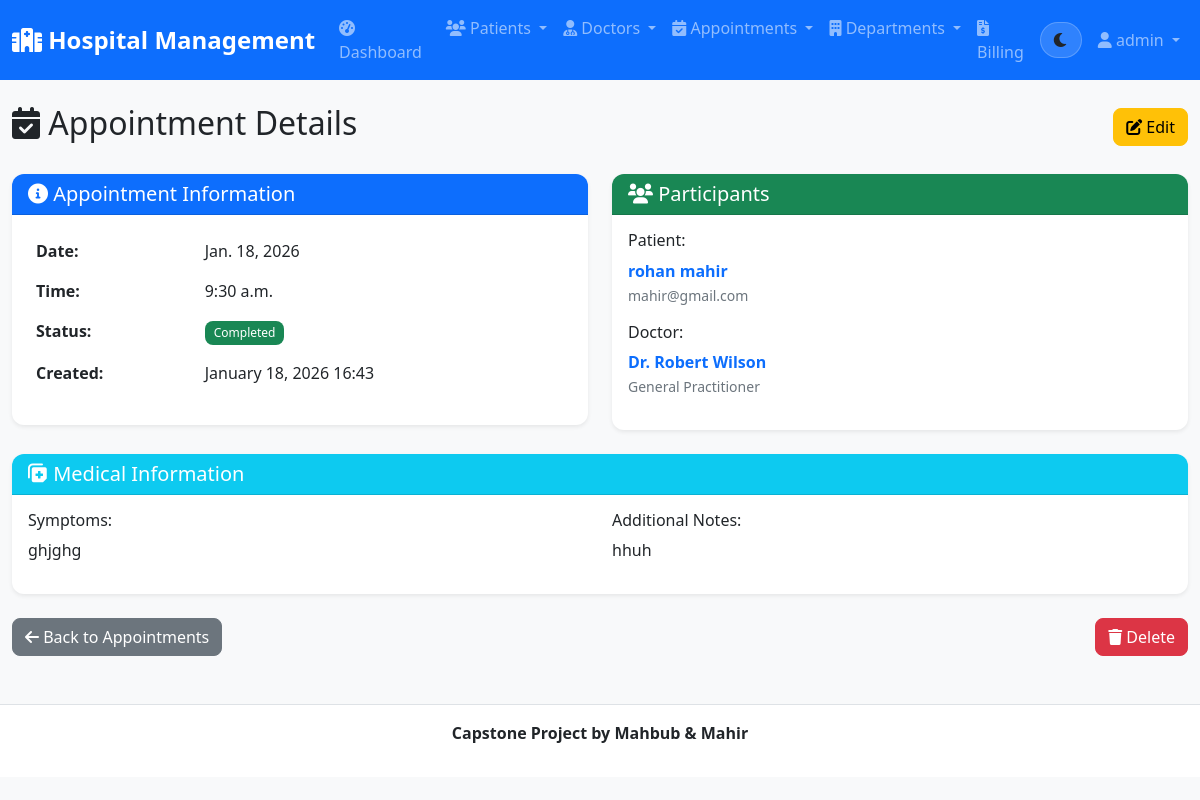
The app's page /appointments/23/ (signed in) with its own data.
### hospital_app/models.py (models this page shows, shortened)
class Appointment(models.Model):
    STATUS_CHOICES = [
        ('scheduled', 'Scheduled'),
        ('completed', 'Completed'),
        ('cancelled', 'Cancelled'),
        ('no_show', 'No Show'),
    ]
    patient = models.ForeignKey(Patient, on_delete=models.CASCADE, related_name='appointments')
    doctor = models.ForeignKey(Doctor, on_delete=models.CASCADE, related_name='appointments')
    date = models.DateField()
    time = models.TimeField()
    status = models.CharField(max_length=20, choices=STATUS_CHOICES, default='scheduled')
    symptoms = models.TextField(blank=True)
    notes = models.TextField(blank=True)
    created_at = models.DateTimeField(auto_now_add=True)
    updated_at = models.DateTimeField(auto_now=True)

class Patient(models.Model):
    GENDER_CHOICES = [
        ('M', 'Male'),
        ('F', 'Female'),
        ('O', 'Other'),
    ]
    BLOOD_TYPE_CHOICES = [
        ('A+', 'A+'),
        ('A-', 'A-'),
        ('B+', 'B+'),
        ('B-', 'B-'),
        ('AB+', 'AB+'),
        ('AB-', 'AB-'),
        ('O+', 'O+'),
        ('O-', 'O-'),
    ]
    first_name = models.CharField(max_length=50)
    last_name = models.CharField(max_length=50)
    email = models.EmailField(unique=True)
    phone = models.CharField(max_length=20)
    date_of_birth = models.DateField()
    gender = models.CharField(max_length=1, choices=GENDER_CHOICES)
    blood_type = models.CharField(max_length=3, choices=BLOOD_TYPE_CHOICES)
    address = models.TextField()
    emergency_contact = models.CharField(max_length=100)
    emergency_phone = models.CharField(max_length=20)
    medical_history = models.TextField(blank=True)
    allergies = models.TextField(blank=True)
    created_at = models.DateTimeField(auto_now_add=True)
    updated_at = models.DateTimeField(auto_now=True)
    @property
    def full_name(self):
        return f"{self.first_name} {self.last_name}"

class Doctor(models.Model):
    GENDER_CHOICES = [
        ('M', 'Male'),
        ('F', 'Female'),
        ('O', 'Other'),
    ]
    first_name = models.CharField(max_length=50)
    last_name = models.CharField(max_length=50)
    email = models.EmailField(unique=True)
    phone = models.CharField(max_length=20)
    specialization = models.CharField(max_length=100)
    department = models.ForeignKey(Department, on_delete=models.CASCADE, related_name='doctors')
    license_number = models.CharField(max_length=50, unique=True)
    gender = models.CharField(max_length=1, choices=GENDER_CHOICES)
    qualification = models.CharField(max_length=200)
    experience_years = models.PositiveIntegerField()
    consultation_fee = models.DecimalField(max_digits=10, decimal_places=2)
    available_days = models.CharField(max_length=100, help_text="e.g., Monday, Tuesday, Wednesday")
    available_time = models.CharField(max_length=100, help_text="e.g., 9:00 AM - 5:00 PM")
    created_at = models.DateTimeField(auto_now_add=True)
    updated_at = models.DateTimeField(auto_now=True)
    @property
    def full_name(self):
        return f"Dr. {self.first_name} {self.last_name}"

### hospital_app/views.py (the view)
# urls.py: path('appointments/<int:pk>/', views.appointment_detail, name='appointment_detail'),
@login_required
def appointment_detail(request, pk):
    appointment = get_object_or_404(Appointment, pk=pk)
    return render(request, 'hospital/appointment_detail.html', {'appointment': appointment})

### hospital/templates/hospital/appointment_detail.html (shortened to what this page needs)
{% extends 'base.html' %}
{% block content %}
<div class="d-flex justify-content-between align-items-center mb-4">
    <h2><i class="fas fa-calendar-check"></i> Appointment Details</h2>
    <div>
        <a href="{% url 'appointment_update' appointment.pk %}" class="btn btn-warning">
            <i class="fas fa-edit"></i> Edit
        </a>
    </div>
</div>
<div class="row">
    <div class="col-md-6">
        <div class="card">
            <div class="card-header bg-primary text-white">
                <h5 class="mb-0">
                    <i class="fas fa-info-circle"></i> Appointment Information
                </h5>
            </div>
            <div class="card-body">
                <table class="table table-borderless">
                    <tr>
                        <td><strong>Date:</strong></td>
                        <td>{{ appointment.date }}</td>
                    </tr>
                    <tr>
                        <td><strong>Time:</strong></td>
                        <td>{{ appointment.time }}</td>
                    </tr>
                    <tr>
                        <td><strong>Status:</strong></td>
                        <td>
                            <span class="badge bg-{{ appointment.status|yesno:'success,warning,danger,secondary' }}">
                                {{ appointment.get_status_display }}
                            </span>
                        </td>
                    </tr>
                    <tr>
                        <td><strong>Created:</strong></td>
                        <td>{{ appointment.created_at|date:"F d, Y H:i" }}</td>
                    </tr>
                </table>
            </div>
        </div>
    </div>
    <div class="col-md-6">
        <div class="card">
            <div class="card-header bg-success text-white">
                <h5 class="mb-0">
                    <i class="fas fa-users"></i> Participants
                </h5>
            </div>
            <div class="card-body">
                <div class="mb-3">
                    <h6>Patient:</h6>
                    <a href="{% url 'patient_detail' appointment.patient.pk %}" class="text-decoration-none">
                        <strong>{{ appointment.patient.full_name }}</strong>
                    </a>
                    <br>
                    <small class="text-muted">{{ appointment.patient.email }}</small>
                </div>
                <div class="mb-3">
                    <h6>Doctor:</h6>
                    <a href="{% url 'doctor_detail' appointment.doctor.pk %}" class="text-decoration-none">
                        <strong>{{ appointment.doctor.full_name }}</strong>
                    </a>
                    <br>
                    <small class="text-muted">{{ appointment.doctor.specialization }}</small>
                </div>
            </div>
        </div>
    </div>
</div>
<div class="row mt-4">
    <div class="col-12">
        <div class="card">
            <div class="card-header bg-info text-white">
                <h5 class="mb-0">
                    <i class="fas fa-notes-medical"></i> Medical Information
                </h5>
            </div>
            <div class="card-body">
                <div class="row">
                    <div class="col-md-6">
                        <h6>Symptoms:</h6>
                        <p>{{ appointment.symptoms|default:"No symptoms recorded" }}</p>
                    </div>
                    <div class="col-md-6">
                        <h6>Additional Notes:</h6>
                        <p>{{ appointment.notes|default:"No additional notes" }}</p>
                    </div>
                </div>
            </div>
        </div>
    </div>
</div>
<div class="row mt-4">
    <div class="col-12">
        <div class="d-flex justify-content-between">
            <a href="{% url 'appointment_list' %}" class="btn btn-secondary">
                <i class="fas fa-arrow-left"></i> Back to Appointments
            </a>
            <div>
                <a href="{% url 'appointment_delete' appointment.pk %}" class="btn btn-danger">
                    <i class="fas fa-trash"></i> Delete
                </a>
            </div>
        </div>
    </div>
</div>
{% endblock %}

### hospital/templates/base.html (shortened to what this page needs)
<!DOCTYPE html>
<html lang="en" data-theme="light">
<head>
    <link href="https://cdn.jsdelivr.net/npm/bootstrap@5.1.3/dist/css/bootstrap.min.css" rel="stylesheet">
    <link href="https://cdnjs.cloudflare.com/ajax/libs/font-awesome/6.0.0/css/all.min.css" rel="stylesheet">
    {% load static %}
    <link rel="stylesheet" href="{% static 'css/style.css' %}">
</head>
<body>
    <nav class="navbar navbar-expand-lg navbar-dark bg-primary">
        <div class="container-fluid">
            <a class="navbar-brand" href="{% url 'home' %}">
                <i class="fas fa-hospital"></i> Hospital Management
            </a>
            <div class="collapse navbar-collapse" id="navbarNav">
                <ul class="navbar-nav me-auto">
                    {% if user.is_authenticated %}
                    <li class="nav-item">
                        <a class="nav-link" href="{% url 'dashboard' %}">
                            <i class="fas fa-tachometer-alt"></i> Dashboard
                        </a>
                    </li>
                    <li class="nav-item dropdown">
                        <a class="nav-link dropdown-toggle" href="#" id="patientsDropdown" role="button" data-bs-toggle="dropdown">
                            <i class="fas fa-users"></i> Patients
                        </a>
                    </li>
                    <li class="nav-item dropdown">
                        <a class="nav-link dropdown-toggle" href="#" id="doctorsDropdown" role="button" data-bs-toggle="dropdown">
                            <i class="fas fa-user-md"></i> Doctors
                        </a>
                    </li>
                    <li class="nav-item dropdown">
                        <a class="nav-link dropdown-toggle" href="#" id="appointmentsDropdown" role="button" data-bs-toggle="dropdown">
                            <i class="fas fa-calendar-check"></i> Appointments
                        </a>
                    </li>
                    <li class="nav-item dropdown">
                        <a class="nav-link dropdown-toggle" href="#" id="departmentsDropdown" role="button" data-bs-toggle="dropdown">
                            <i class="fas fa-building"></i> Departments
                        </a>
                    </li>
                    <li class="nav-item">
                        <a class="nav-link" href="{% url 'billing_list' %}">
                            <i class="fas fa-file-invoice-dollar"></i> Billing
                        </a>
                    </li>
                    {% endif %}
                </ul>
                <ul class="navbar-nav">
                    <li class="nav-item d-flex align-items-center me-2">
                        <button id="themeToggle" class="btn theme-toggle" type="button" aria-label="Toggle dark mode" title="Toggle theme">
                            <i id="themeIcon" class="fas fa-moon"></i>
                        </button>
                    </li>
                    {% if user.is_authenticated %}
                    <li class="nav-item dropdown">
                        <a class="nav-link dropdown-toggle" href="#" id="userDropdown" role="button" data-bs-toggle="dropdown">
                            <i class="fas fa-user"></i> {{ user.username }}
                        </a>
                    </li>
                    {% endif %}
                </ul>
            </div>
        </div>
    </nav>
    <main class="container-fluid mt-4">
        {% block content %}
        {% endblock %}
    </main>
    <footer class="text-center py-3 mt-5">
         <div class="container">
            <p><b>Capstone Project by Mahbub & Mahir</b></p>
        </div>
    </footer>
    {% load static %}
</body>
</html>

### hospital/static/css/style.css (style rules this page uses)
:root { --primary-color: #0d6efd; --secondary-color: #6c757d; --success-color: #198754; --info-color: #0dcaf0; --warning-color: #ffc107; --danger-color: #dc3545; --light-color: #f8f9fa; --dark-color: #212529; --bg: #f8f9fa; --bg-elevated: #ffffff; --text: #212529; --text-muted: #6c757d; --border: #dee2e6; --shadow: 0 0.125rem 0.25rem rgba(0, 0, 0, 0.075); --shadow-hover: 0 0.5rem 1rem rgba(0, 0, 0, 0.15); }
html, body { font-family: 'Segoe UI', Tahoma, Geneva, Verdana, sans-serif; background-color: var(--bg) !important; color: var(--text) !important; transition: background-color 320ms ease, color 320ms ease; }
.navbar-brand { font-weight: bold; font-size: 1.5rem; }
.navbar-nav .nav-link { font-weight: 500; transition: all 0.3s ease; }
.card { border: none; border-radius: 0.75rem; background-color: var(--bg-elevated); color: var(--text); box-shadow: var(--shadow); transition: all 0.3s ease; }
.card-body, .card-header, .card-footer { background-color: transparent; color: var(--text); }
.card-header { border-radius: 0.75rem 0.75rem 0 0 !important; font-weight: 600; }
.table { border-radius: 0.5rem; overflow: hidden; }
.table { color: var(--text); }
.btn { border-radius: 0.5rem; font-weight: 500; transition: all 0.3s ease; }
footer { background-color: var(--bg-elevated) !important; color: var(--text); border-top: 1px solid var(--border); }
.theme-toggle { width: 42px; height: 36px; border-radius: 999px; display: inline-flex; align-items: center; justify-content: center; background: rgba(255, 255, 255, 0.14); border: 1px solid rgba(255, 255, 255, 0.22); transition: transform 180ms ease, background-color 320ms ease, border-color 320ms ease; }
.text-muted { color: var(--text-muted) !important; }
.badge { font-weight: 500; padding: 0.5em 0.75em; border-radius: 0.5rem; }

### records on screen
Appointment: date "Jan. 18, 2026", time "9:30 a.m.", status "Completed", created_at "January 18, 2026 16:43", patient.full_name "rohan mahir", patient.email "mahir@gmail.com", doctor.full_name "Dr. Robert Wilson", doctor.specialization "General Practitioner", symptoms "ghjghg", notes "hhuh"

### other values on screen
{{ user.username }} "admin"
